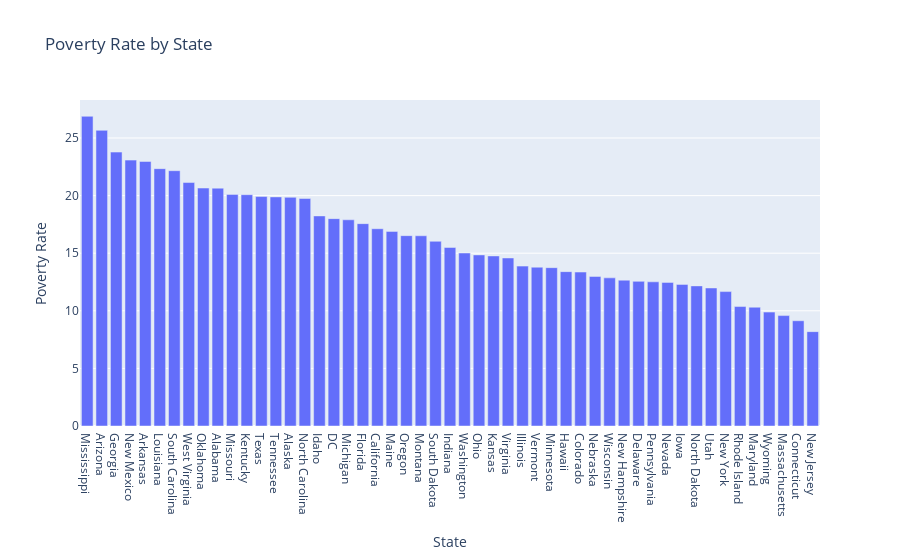

The notebook cell saved with this chart:
### Code cell
poverty = px.bar(poverty_by_state, x="States", y="poverty_rate", title="Poverty Rate by State")
poverty.update_layout(xaxis={'categoryorder':'total descending'}, xaxis_title="State", yaxis_title="Poverty Rate")
poverty.show()

### Figure 1 — Plotly figure (JSON) as saved in the notebook; plotly's stock layout.template omitted (floating-point values rounded to 4 significant figures)
{"data": [{"alignmentgroup": "True", "hovertemplate": "States=%{x}<br>poverty_rate=%{y}<extra></extra>", "legendgroup": "", "marker": {"color": "#636efa", "pattern": {"shape": ""}}, "name": "", "offsetgroup": "", "orientation": "v", "showlegend": false, "textposition": "auto", "type": "bar", "x": ["New Jersey", "Connecticut", "Massachusetts", "Wyoming", "Maryland", "Rhode Island", "New York", "Utah", "North Dakota", "Iowa", "Nevada", "Pennsylvania", "Delaware", "New Hampshire", "Wisconsin", "Nebraska", "Colorado", "Hawaii", "Minnesota", "Vermont", "Illinois", "Virginia", "Kansas", "Ohio", "Washington", "Indiana", "South Dakota", "Montana", "Oregon", "Maine", "California", "Florida", "Michigan", "DC", "Idaho", "North Carolina", "Alaska", "Tennessee", "Texas", "Kentucky", "Missouri", "Alabama", "Oklahoma", "West Virginia", "South Carolina", "Louisiana", "Arkansas", "New Mexico", "Georgia", "Arizona", "Mississippi"], "xaxis": "x", "y": [8.191, 9.137, 9.585, 9.888, 10.31, 10.37, 11.67, 11.98, 12.16, 12.29, 12.47, 12.52, 12.56, 12.66, 12.86, 12.98, 13.36, 13.4, 13.75, 13.79, 13.88, 14.59, 14.76, 14.85, 15.02, 15.5, 16.03, 16.51, 16.52, 16.89, 17.12, 17.57, 17.9, 18, 18.24, 19.75, 19.85, 19.89, 19.92, 20.08, 20.11, 20.65, 20.66, 21.13, 22.16, 22.34, 22.96, 23.08, 23.78, 25.67, 26.88], "yaxis": "y"}], "layout": {"barmode": "relative", "legend": {"tracegroupgap": 0}, "title": {"text": "Poverty Rate by State"}, "xaxis": {"anchor": "y", "categoryorder": "total descending", "domain": [0, 1], "title": {"text": "State"}}, "yaxis": {"anchor": "x", "domain": [0, 1], "title": {"text": "Poverty Rate"}}}}
